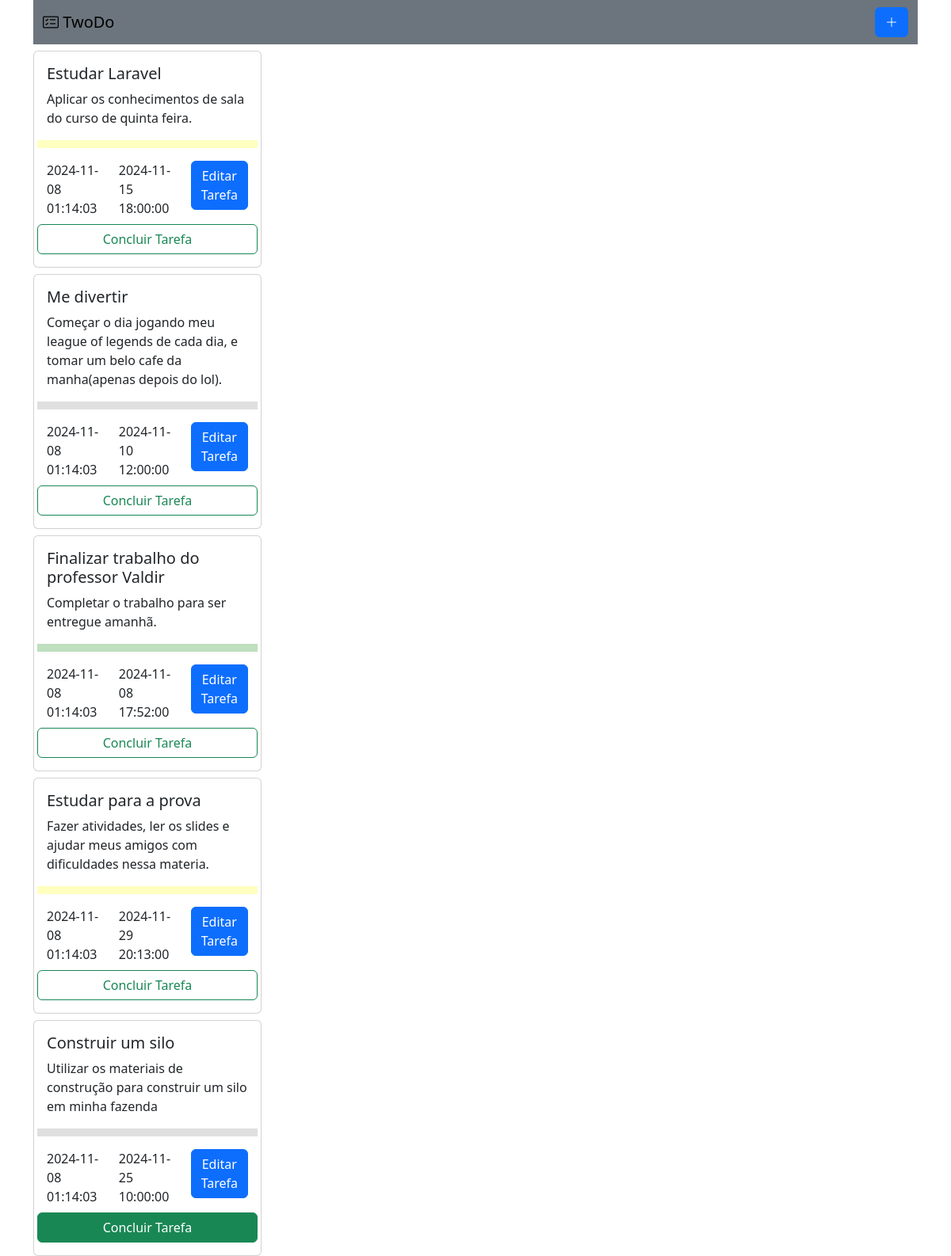
The page / on the database its author committed.
### tables this page shows
CREATE TABLE `tarefas` (
  `id` int(11) NOT NULL,
  `nomeTarefa` varchar(255) NOT NULL,
  `descricao` text DEFAULT NULL,
  `statusTarefa` enum('pendente','em andamento','concluido') NOT NULL,
  `data_criacao` datetime DEFAULT current_timestamp(),
  `data_limite` datetime DEFAULT NULL
);

### index.php (the view, shortened to what this page needs)
<?php
require_once("conexao.php");
$sql = "SELECT * FROM tarefas";
$tarefas = mysqli_query($conn, $sql);
?>
<!DOCTYPE html>
<html lang="pt-br">
<head>
    <link href="https://cdn.jsdelivr.net/npm/bootstrap@5.3.3/dist/css/bootstrap.min.css" rel="stylesheet"
>
    <link rel="stylesheet" href="https://cdn.jsdelivr.net/npm/bootstrap-icons@1.11.3/font/bootstrap-icons.min.css">
</head>
<body>
    <div class="container">
        <nav class="navbar bg-secondary">
            <div class="container-fluid">
                <a class="navbar-brand" href="#">
                    <i class="bi bi-card-checklist"></i>
                    TwoDo
                </a>
                <a href="tarefa_create.php" class="btn btn-primary"><i class="bi bi-plus-lg"></i></a>
            </div>
        </nav>
        <?php if ($tarefas->num_rows > 0): ?>
            <?php while ($row = $tarefas->fetch_assoc()): ?>
                <div class="card mt-2" style="width: 18rem;">
                    <div class="card-body d-flex flex-column">
                        <h5 class="card-title"><?php echo ($row['nomeTarefa']); ?></h5>
                        <p class="card-text"><?php echo ($row['descricao']); ?></p>
                        <div class="row">
                            <hr style="border: 5px solid <?php
                            echo $row['statusTarefa'] === 'concluido' ? 'green' :
                                ($row['statusTarefa'] === 'em andamento' ? 'yellow' :
                                    ($row['statusTarefa'] === 'pendente' ? 'gray' : ''));
                            ?>">
                        </div>
                        <div class="row">
                            <div class="col">
                                <?php echo ($row['data_criacao']); ?>
                            </div>
                            <div class="col">
                                <?php echo ($row['data_limite']); ?>
                            </div>
                            <div class="col">
                                <a href="tarefa_edit.php?id=<?php echo $row['id']; ?>" class="btn btn-primary">Editar Tarefa</a>
                            </div>
                        </div>
                        <div class="row mt-2">
                            <label class="btn btn-outline-success" for="txtConcluirTarefa<?php echo $row['id']; ?>">Concluir
                                Tarefa</label>
                        </div>
                    </div>
                </div>
            <?php endwhile; ?>
        <?php else: ?>
            <p>Nenhuma tarefa encontrada.</p>
        <?php endif; ?>
</body>
</html>

### rows shown on the page
tarefas: nomeTarefa "Estudar Laravel", descricao "Aplicar os conhecimentos de sala do curso de quinta feira.", data_criacao "2024-11-08 01:14:03", data_limite "2024-11-15 18:00:00"
tarefas: nomeTarefa "Me divertir", descricao "Começar o dia jogando meu league of legends de cada dia, e tomar um belo cafe da manha(apenas depois do lol).", data_criacao "2024-11-08 01:14:03", data_limite "2024-11-10 12:00:00"
tarefas: nomeTarefa "Finalizar trabalho do professor Valdir", descricao "Completar o trabalho para ser entregue amanhã.", data_criacao "2024-11-08 01:14:03", data_limite "2024-11-08 17:52:00"
tarefas: nomeTarefa "Estudar para a prova", descricao "Fazer atividades, ler os slides e ajudar meus amigos com dificuldades nessa materia.", data_criacao "2024-11-08 01:14:03", data_limite "2024-11-29 20:13:00"
tarefas: nomeTarefa "Construir um silo", descricao "Utilizar os materiais de construção para construir um silo em minha fazenda", data_criacao "2024-11-08 01:14:03", data_limite "2024-11-25 10:00:00"
